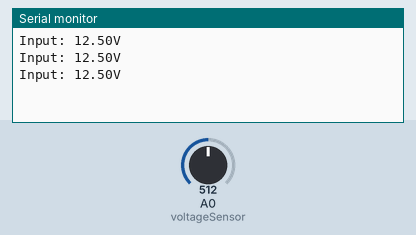
The sketch below on a simulated Arduino Uno, built with avr-gcc and run on an emulated ATmega328P. On the bench: the last lines printed to the serial monitor. Inputs (shaded band) come from the test bench; at power-on: A0 (voltageSensor) = 512.

Above: at 1.3 s.
1.4 s: A0 (voltageSensor) set to 716
At 1.9 s:
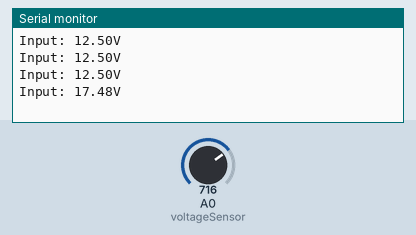
2.9 s: A0 (voltageSensor) set to 900
At 3.4 s:
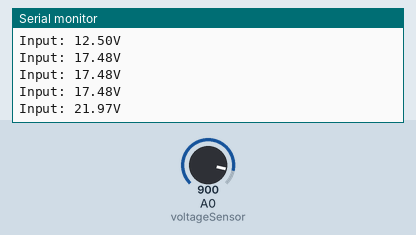
Timing chart, 0 to 5.9 s (numbered marks = the images above; inputs shaded):
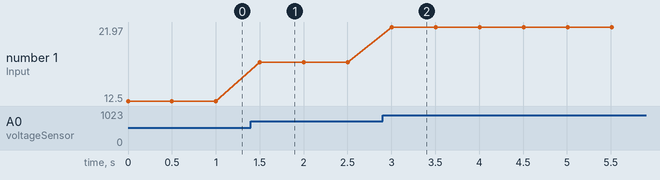

Measured:
- after the input at 1.4 s, the serial monitor: prints a new line after 0.10 s (image 1)
- after the input at 2.9 s, the serial monitor: prints a new line after 0.10 s (image 2)
- plotted number 1: 12.5 → 17.48 after the input at 1.4 s, 17.48 → 21.97 after the input at 2.9 s

The sketch:

voltage_sensor_2.ino
```cpp
const int voltageSensor = A0;

float Vout = 0.0;
float Vin = 0.0;
int value = 0;


void setup()
{
//Serial.begin(9600);
 Serial.begin(9600);

}

void loop()
{
  value = analogRead(voltageSensor);
  Vout = (value * 5.0) / 1024.0;

  Vin = Vout * 5.0 ;

  //Serial.print("Input = ");
  //Serial.println(Vin;
 Serial.print("Input: ");
  Serial.print(Vin);//print the voltge
  Serial.println("V");

  delay(500);
}
```
